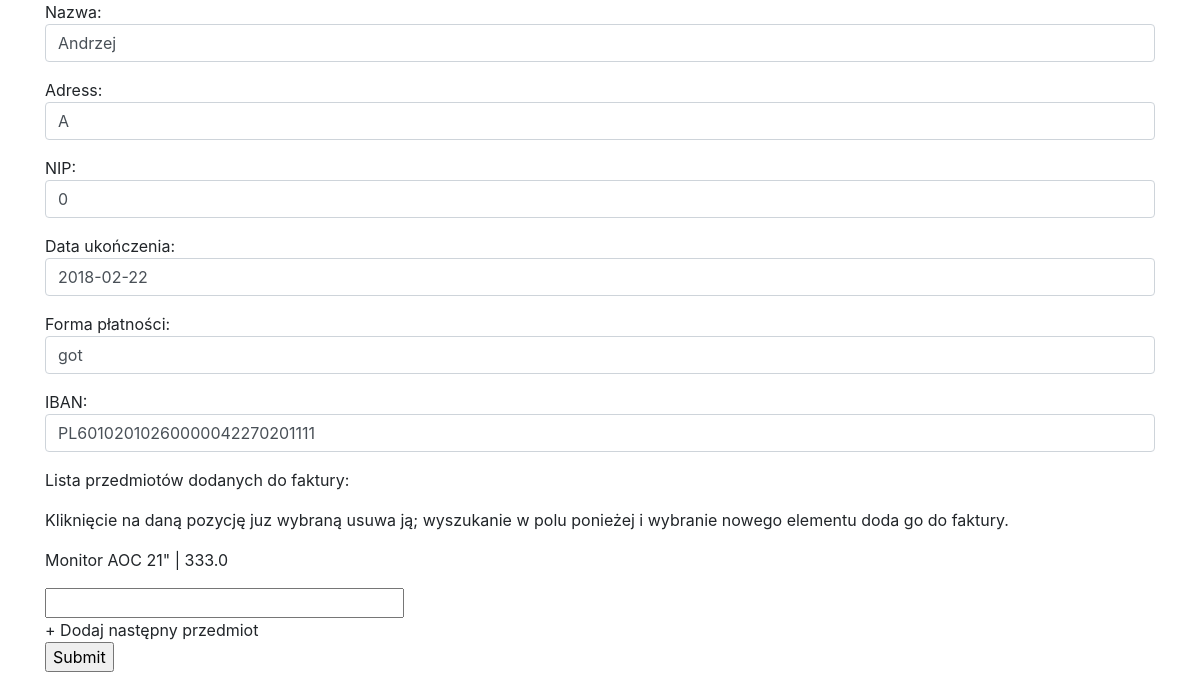
The app's page /show/1/edit/ (signed in) with its own data.
### fakturownia/models.py (models this page shows, shortened)
class FV(models.Model):
    payments = (
        ('got', 'gotówka'),
        ('prz', 'przelew'),
        ('rat', 'raty')
    )
    client = models.CharField(max_length=50)
    address = models.CharField(max_length=100)
    nip = models.IntegerField(default=00000000000)
    fv_date = models.DateField(default=datetime.date.today)
    complete_date = models.DateField(default=datetime.date.today)
    payment_method = models.CharField(
        max_length=3,
        choices=payments,
        default='prz',
    )
    iban = IBANField()
    products = models.ManyToManyField(Product, blank=True)

class Product(models.Model):
    name = models.CharField(max_length=120)
    price = models.FloatField(default=0)
    category = models.ManyToManyField(Category)

### fakturownia/views.py (the view)
# urls.py: url(r'^show/(?P<fv_id>\w+)/edit/$', views.edit, name='edit'),
@login_required(login_url='login/')
def edit(request, fv_id):
    entry = get_object_or_404(FV, pk=fv_id)
    if request.method == "POST":
        form = EditFV(request.POST, instance=entry)
        if form.is_valid():
            inst = form.save(commit=False)
            products_id = request.POST['products_id']
            products_id = products_id.split(', ')
            inst.products.clear()
            for item in products_id:
                if item:
                    inst.products.add(Product.objects.filter(pk=item).get())
            inst.save()
            return redirect('detail', int(fv_id))
    else:
        form = EditFV(instance=entry)
        curr = ""
        for item in entry.products.all():
            curr += str(item.id)
            curr += ", "
        context = {'form': form, 'fv_id': int(fv_id), 'fv': entry, 'curr': curr}
        return render(request, 'fakturownia/edit.html', context)

### fakturownia/forms.py
class EditFV(ModelForm):
    class Meta:
        model = FV
        fields = ['id', 'client', 'address', 'complete_date', 'payment_method', 'iban', 'products', 'nip', 'products']
        widgets = {
            'client': forms.TextInput(attrs={'class': 'form-control'}),
            'address': forms.TextInput(attrs={'class': 'form-control'}),
            'complete_date': forms.TextInput(attrs={'class': 'form-control'}),
            'payment_method': forms.TextInput(attrs={'class': 'form-control'}),
            'iban': forms.TextInput(attrs={'class': 'form-control'}),
            'nip': forms.TextInput(attrs={'class': 'form-control'}),
        }

### fakturownia/templates/fakturownia/edit.html (shortened to what this page needs)
{% load static %}
<!DOCTYPE html>
<html lang="en">
<head>
        <link rel="stylesheet"
          href="https://maxcdn.bootstrapcdn.com/bootstrap/4.0.0/css/bootstrap.min.css"
    >
</head>
<body>
    <div class="container">
        <form method="POST" class="post-form" action="{% url 'edit' fv_id %}">
              <div class="form-group">
                  <p>Nazwa: {{ form.client }}</p>
                  <p>Adress: {{ form.address }}</p>
                  <p>NIP: {{ form.nip }}</p>
                  <p>Data ukończenia: {{ form.complete_date }}</p>
                  <p>Forma płatności: {{ form.payment_method }}</p>
                  <p>IBAN: {{ form.iban }}</p>
                  <p>Lista przedmiotów dodanych do faktury:</p>
                  <p>Kliknięcie na daną pozycję juz wybraną usuwa ją; wyszukanie w polu ponieżej i wybranie nowego
                     elementu doda go do faktury.</p>
                  {% for item in fv.products.all %}
                      <p onclick="removeThis(this, {{ item.id }})" value="{{ item.id }}"> {{ item.name }} | {{ item.price }}</p>
                  {% endfor %}
                  <input class="search-bar" type="text" size="30" onkeyup="showResult(this.value)">
                  <span id="add-new" onClick="addNext()">+ Dodaj następny przedmiot</span>
                  <br />
                <input type="submit" />
              </div>
        </form>
    </div>
</body>
</html>

### records on screen
FV: client "Andrzej", address "A", nip "0", complete_date "2018-02-22", payment_method "got", iban "PL60102010260000042270201111"
Product: {{ item.id }} 2 (drawn), name "Monitor AOC 21\"", price "333.0"
